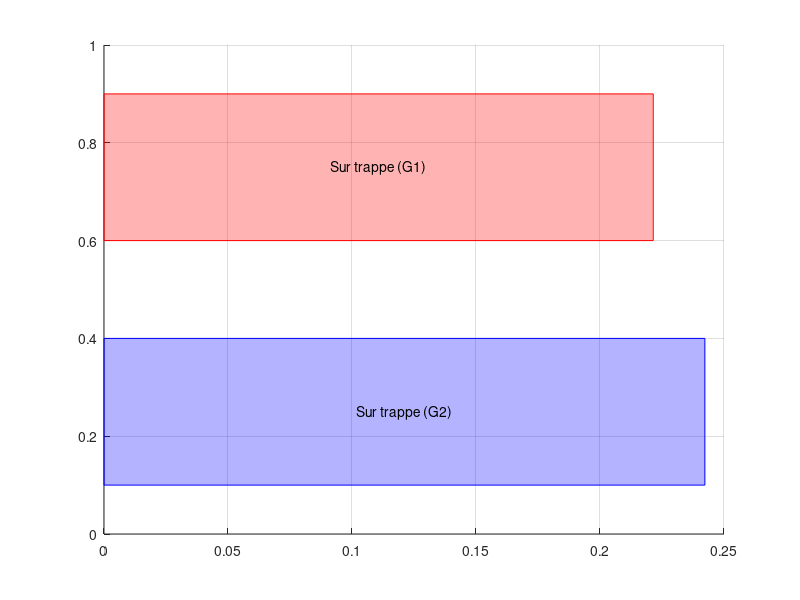

The MATLAB script that drew this image: (Note: this script raises an error after producing the figure.)
% Calcul de la minuterie pour la trappe (Ballon-Mouse)
% Il faut calculer le temps douverture de la trappe pour séparer les cas où le ballon est attrapé (G1) et où il rebondit (G2).

clear all;
close all;
clc;

v_participant = 15.0;

m_participant = 80;
v_ballon = -1.0;
m_ballon = 8;
L_trappe = 3.0;
marge_securite = 0.02;

% --- Calculs des collisions ---

% Conservation de la quantité de mouvement : m_p*vp + m_b*vb = m_p*vp' + m_b*vb'
% Coefficient de restitution : e = -(vb' - vp') / (vb - vp)  => vb' = vp' + e(vp - vb)
% Substitution : m_p*vp + m_b*vb = m_p*vp' + m_b*(vp' + e(vp - vb))
% vp' * (m_p + m_b) = m_p*vp + m_b*vb - m_b*e*(vp - vb)
% vp' = ( m_p*vp + m_b*vb - m_b*e*(vp - vb) ) / (m_p + m_b)

delta_v = v_participant - v_ballon; % Vitesse relative

% Cas G1 : Ballon attrapé (e = 0)
e_G1 = 0;
v_p_G1 = (m_participant * v_participant + m_ballon * v_ballon - m_ballon * e_G1 * delta_v) / (m_participant + m_ballon);

% Cas G2 : Ballon rebondit (e = 0.8) - Pire cas (vitesse la plus faible pour le participant ?)
% e = 0.8 donne le transfert d'impulsion le plus grand, mais vérifions la vitesse vp'.
% vp = (Mv + mvb - m*e*(v-vb)) / (M+m)
% Plus 'e' est grand, plus le terme négatif soustrait est grand.
% Donc vp est MINIMALE quand e est maximal (0.8).
% Vitesse minimale -> Temps de traversée MAXIMAL.
% Cest bien le cas G2 "limite" pour rester SUR la trappe.
e_G2 = 0.8;
v_p_G2 = (m_participant * v_participant + m_ballon * v_ballon - m_ballon * e_G2 * delta_v) / (m_participant + m_ballon);

% --- Calcul des temps de traversée ---
% t = d / v
t_traversee_G1 = L_trappe / v_p_G1; % Temps pour quitter la trappe (Attrapé)
t_traversee_G2 = L_trappe / v_p_G2; % Temps pour quitter la trappe (Rebond)

% --- Conditions pour la minuterie ---
% G1 (Attrapé) : Doit avoir quitté AVANT l'ouverture.
% t_ouverture > t_traversee_G1 + marge
t_min = t_traversee_G1 + marge_securite;

% G2 (Rebond) : Doit être ENCORE SUR la trappe QUAND ça s'ouvre.
% t_ouverture < t_traversee_G2 - marge (Le participant est encore dessus tant que t < t_traversee_G2)
t_max = t_traversee_G2 - marge_securite;

% --- Affichage des résultats ---
disp(' ');
disp('--- Résultats des collisions ---');
disp(['G1 (e=', num2str(e_G1), ') : Vitesse après impact = ', num2str(v_p_G1, '%.4f'), ' m/s']);
disp(['G1 (e=', num2str(e_G1), ') : Temps pour quitter   = ', num2str(t_traversee_G1, '%.4f'), ' s']);
disp(['G2 (e=', num2str(e_G2), ') : Vitesse après impact = ', num2str(v_p_G2, '%.4f'), ' m/s']);
disp(['G2 (e=', num2str(e_G2), ') : Temps pour quitter   = ', num2str(t_traversee_G2, '%.4f'), ' s']);

disp(' ');
disp('--- Conception de la minuterie (Delta t_m) ---');
disp(['Condition G1 (Quitté) : t_m > ', num2str(t_traversee_G1, '%.4f'), ' + ', num2str(marge_securite), ' = ', num2str(t_min, '%.4f'), ' s']);
disp(['Condition G2 (Dessus) : t_m < ', num2str(t_traversee_G2, '%.4f'), ' - ', num2str(marge_securite), ' = ', num2str(t_max, '%.4f'), ' s']);

if t_min < t_max
    t_m_optimal = (t_min + t_max) / 2;
    disp(' ');
    disp(['>>> SOLUTION POSSIBLE <<<']);
    disp(['Plage valide : ] ', num2str(t_min, '%.4f'), ' s , ', num2str(t_max, '%.4f'), ' s [']);
    disp(['Valeur suggérée (moyenne) : ', num2str(t_m_optimal, '%.4f'), ' s']);
else
    disp(' ');
    disp(['>>> ERREUR : AUCUNE SOLUTION <<<']);
    disp('Le temps min requis pour G1 est supérieur au temps max permis pour G2.');
    disp('Cela signifie que la différence de vitesse entre G1 et G2 n''est pas suffisante');
    disp('pour couvrir les marges de sécurité.');
    disp('Veuillez augmenter la vitesse initiale du participant.');
end

% --- Graphique illustratif ---
figure;
hold on; grid on;

% Trace des rectangles de "présence sur la trappe"
% G1 : Présent de 0 à t_trav_G1
fill([0, t_traversee_G1, t_traversee_G1, 0], [0.6, 0.6, 0.9, 0.9], 'r', 'FaceAlpha', 0.3, 'EdgeColor', 'r');
text(t_traversee_G1/2, 0.75, 'Sur trappe (G1)', 'HorizontalAlignment', 'center');

% G2 : Présent de 0 à t_trav_G2
fill([0, t_traversee_G2, t_traversee_G2, 0], [0.1, 0.1, 0.4, 0.4], 'b', 'FaceAlpha', 0.3, 'EdgeColor', 'b');
text(t_traversee_G2/2, 0.25, 'Sur trappe (G2)', 'HorizontalAlignment', 'center');

% Limites
xline(t_min, 'r-', 'Min (G1 safe)');
xline(t_max, 'b-', 'Max (G2 safe)');

if t_min < t_max
    fill([t_min, t_max, t_max, t_min], [0, 1, 1, 0], 'g', 'FaceAlpha', 0.2, 'EdgeColor', 'none');
    text((t_min+t_max)/2, 0.5, 'ZOONE OPTIMALE', 'Rotation', 90, 'HorizontalAlignment', 'center', 'FontWeight', 'bold');
end

xlabel('Temps après impact (s)');
ylim([0, 1]);
title('Conception de la minuterie de trappe');
